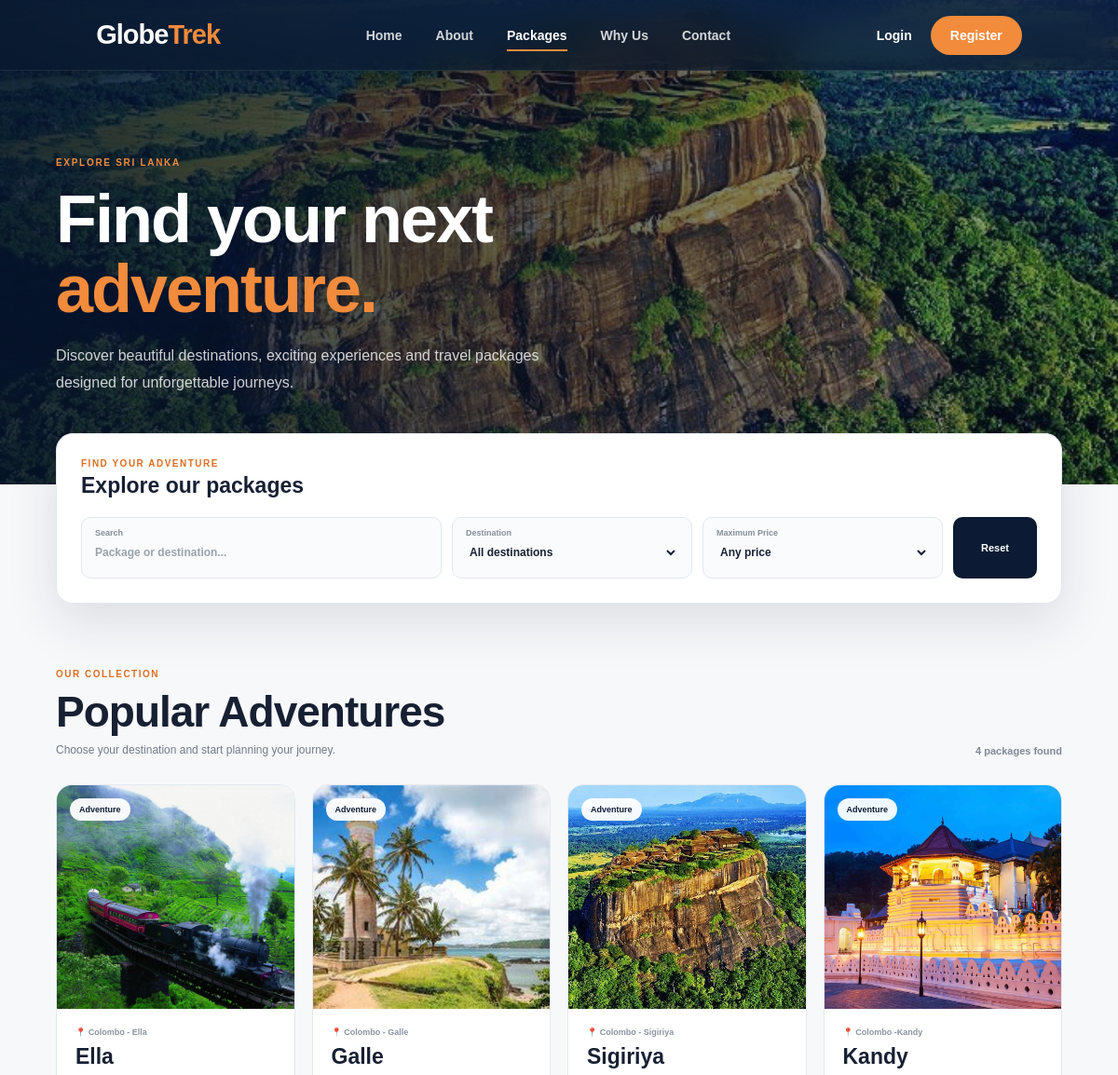
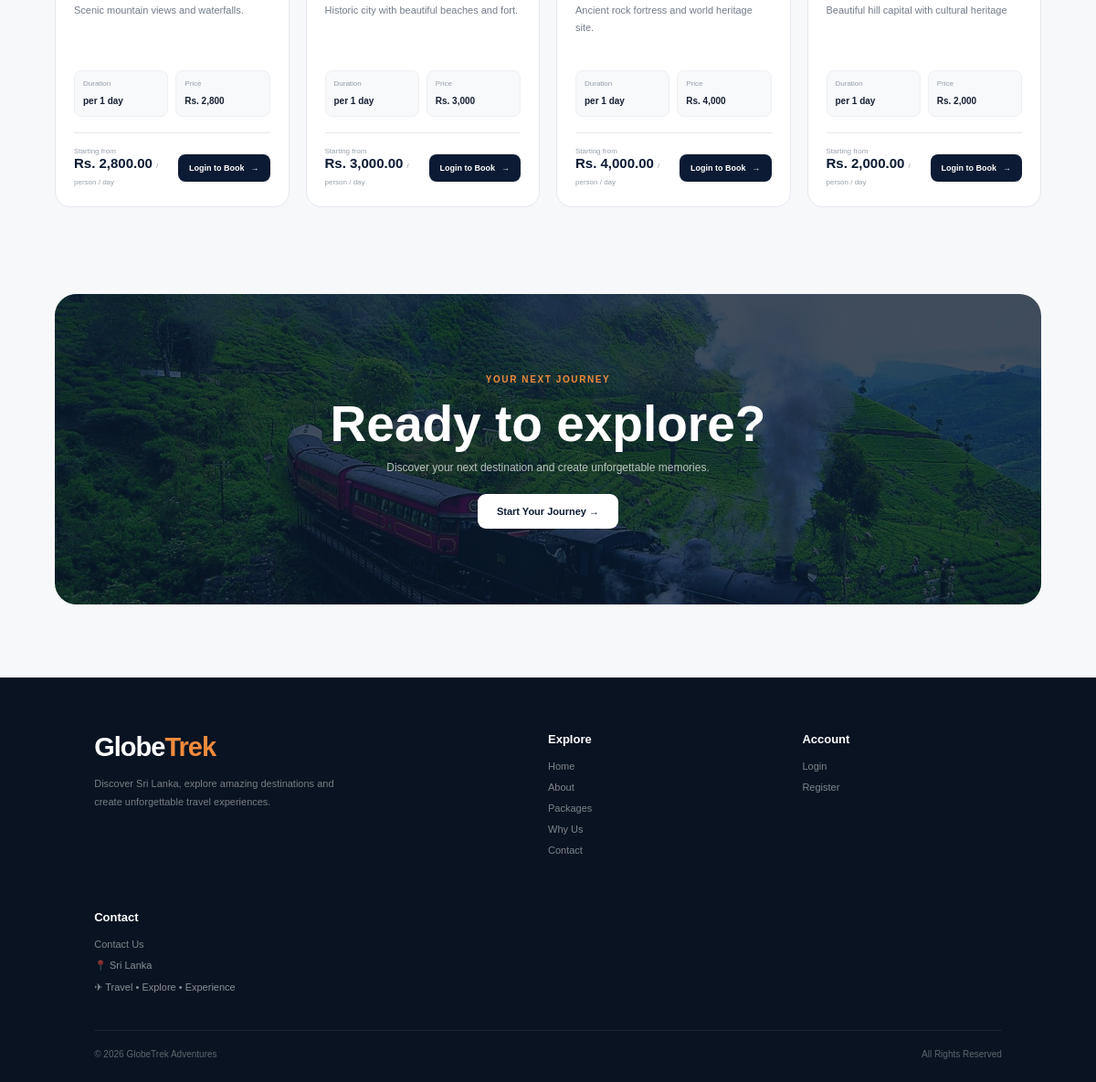
Screenshot of /customer/packages.php with the database file from the repository (2 pictures, top to bottom).
### tables this page shows
CREATE TABLE `packages` (
  `id` int(11) NOT NULL,
  `title` varchar(100) NOT NULL,
  `description` text NOT NULL,
  `price` decimal(10,2) NOT NULL,
  `image` varchar(255) NOT NULL,
  `destination` varchar(100) NOT NULL,
  `duration` varchar(50) NOT NULL
);

### customer/packages.php (the view, shortened to what this page needs)
<?php
include "../includes/db.php";
$isLoggedIn =
    isset($_SESSION["user_id"]);
$isCustomer =
    $isLoggedIn
    &&
    isset($_SESSION["role"])
    &&
    $_SESSION["role"] === "customer";
$searchFromHome =
    isset($_GET["destination"])
    ? trim($_GET["destination"])
    : "";
$sql = "
    SELECT
        id,
        title,
        description,
        price,
        image,
        destination,
        duration
    FROM packages
    ORDER BY id DESC
";
$packages =
    mysqli_query(
        $conn,
        $sql
    );
mysqli_data_seek(
    $packages,
    0
);
?>
<!DOCTYPE html>
<html lang="en">
<head>
    <link
        rel="stylesheet"
        href="../css/site.css?v=20"
    >
    <link
        rel="stylesheet"
        href="../css/packages.css?v=20"
    >
</head>
<body>
<?php
include "../includes/navbar.php";
?>
<section class="packages-hero">
    <div class="packages-hero-overlay"></div>
    <div class="hero-content">
        <span class="hero-badge">
            EXPLORE SRI LANKA
        </span>
        <h1>
            Find your next
            <span>
                adventure.
            </span>
        </h1>
        <p>
            Discover beautiful destinations,
            exciting experiences and travel
            packages designed for unforgettable
            journeys.
        </p>
    </div>
</section>
<section class="search-section">
    <div class="search-box">
        <div class="search-heading">
            <span>
                FIND YOUR ADVENTURE
            </span>
            <h2>
                Explore our packages
            </h2>
        </div>
        <div class="filter-grid">
            <div class="filter-field">
                <label
                    for="searchInput">
                    Search
                </label>
                <input
                    type="text"
                    id="searchInput"
                    placeholder="Package or destination..."
                    value="<?php
                        echo htmlspecialchars(
                            $searchFromHome
                        );
                    ?>"
                >
            </div>
            <div class="filter-field">
                <label
                    for="destinationFilter">
                    Destination
                </label>
                <select
                    id="destinationFilter">
                    <option
                        value="all">
                        All destinations
                    </option>
                </select>
            </div>
            <div class="filter-field">
                <label
                    for="priceFilter">
                    Maximum Price
                </label>
                <select
                    id="priceFilter">
                    <option
                        value="all">
                        Any price
                    </option>
                </select>
            </div>
            <button
                type="button"
                id="resetButton"
                class="reset-button">
                Reset
            </button>
        </div>
    </div>
</section>
<main class="packages-section">
    <div class="section-top">
        <div>
            <span class="section-label">
                OUR COLLECTION
            </span>
            <h2>
                Popular Adventures
            </h2>
            <p>
                Choose your destination
                and start planning your journey.
            </p>
        </div>
        <div
            id="packageCount"
            class="package-count">
        </div>
    </div>
    <div
        class="package-grid"
        id="packageGrid">
        <?php
        while (
            $package =
            mysqli_fetch_assoc(
                $packages
            )
        ) {
            $id =
                (int) $package["id"];
            $title =
                htmlspecialchars(
                    $package["title"]
                );
            $description =
                htmlspecialchars(
                    $package["description"]
                );
            $price =
                (float) $package["price"];
            $image =
                htmlspecialchars(
                    $package["image"]
                );
            $destination =
                htmlspecialchars(
                    $package["destination"]
                );
            $duration =
                htmlspecialchars(
                    $package["duration"]
                );
            $searchTitle =
                strtolower(
                    $package["title"]
                );
            $searchDescription =
                strtolower(
                    $package["description"]
                );
            $searchDestination =
                strtolower(
                    $package["destination"]
                );
        ?>
            <article
                class="package-card"
                data-title="<?php
                    echo htmlspecialchars(
                        $searchTitle
                    );
                ?>"
                data-description="<?php
                    echo htmlspecialchars(
                        $searchDescription
                    );
                ?>"
                data-destination="<?php
                    echo htmlspecialchars(
                        $searchDestination
                    );
                ?>"
                data-price="<?php
                    echo $price;
                ?>"
            >
                <div class="package-image">
                    <img
                        src="../images/<?php
                            echo $image;
                        ?>"
                        alt="<?php
                            echo $title;
                        ?>"
                        loading="lazy"
                    >
                    <span class="package-badge">
                        Adventure
                    </span>
                </div>
                <div class="package-content">
                    <div class="package-location">
                        📍
                        <?php
                        echo $destination;
                        ?>
                    </div>
                    <h3>
                        <?php
                        echo $title;
                        ?>
                    </h3>
                    <p class="package-description">
                        <?php
                        echo $description;
                        ?>
                    </p>
                    <div class="package-info">
                        <div>
                            <small>
                                Duration
                            </small>
                            <strong>
                                <?php
                                echo $duration;
                                ?>
                            </strong>
                        </div>
                        <div>
                            <small>
                                Price
                            </small>
                            <strong>
                                Rs.
                                <?php
                                echo number_format(
                                    $price,
                                    0
                                );
                                ?>
                            </strong>
                        </div>
                    </div>
                    <div class="package-footer">
                        <div class="package-price">
                            <small>
                                Starting from
                            </small>
                            <strong>
                                Rs.
                                <?php
                                echo number_format(
                                    $price,
                                    2
                                );
                                ?>
                            </strong>
                            <span>
                                / person / day
                            </span>
                        </div>
                        <?php if ($isCustomer) { ?>
                            <!--
                                Logged-in customer
                                Can directly book.
                            -->
                            <a
                                href="booking.php?id=<?php
                                    echo $id;
                                ?>"
                                class="book-button"
                            >
                                Book Now
                                <span>
                                    →
                                </span>
                            </a>
                        <?php } else { ?>
                            <a
                                href="../login.php"
                                class="book-button"
                            >
                                Login to Book
                                <span>
                                    →
                                </span>
                            </a>
                        <?php } ?>
                    </div>
                </div>
            </article>
        <?php
        }
        ?>
    </div>
</main>
<section class="packages-cta">
    <div class="cta-overlay"></div>
    <div class="cta-content">
        <span>
            YOUR NEXT JOURNEY
        </span>
        <h2>
            Ready to explore?
        </h2>
        <p>
            Discover your next destination
            and create unforgettable memories.
        </p>
        <?php if ($isCustomer) { ?>
            <a
                href="packages.php"
                class="cta-button"
            >
                Explore Packages →
            </a>
        <?php } else { ?>
            <a
                href="../register.php"
                class="cta-button"
            >
                Start Your Journey →
            </a>
        <?php } ?>
    </div>
</section>
<?php
include "../includes/footer.php";
?>
</body>
</html>

### css/site.css (style rules this page uses)
* { margin: 0; padding: 0; box-sizing: border-box; }
html { scroll-behavior: smooth; }
body { margin: 0; font-family: Arial, Helvetica, sans-serif; background: #f5f7fb; color: #122033; }
a { text-decoration: none; }
:root { --deep-blue: #061426; --navy: #0a1f38; --navy-light: #102b4a; --blue: #163a61; --accent: #f39a3d; --accent-dark: #d9781e; --white: #ffffff; --text: #142033; --muted: #738096; --border: #e2e8f0; }

### rows the page displays
packages: image (picture), destination "Colombo - Ella", title "Ella", description "Scenic mountain views and waterfalls.", duration "per 1 day", price "2,800", price "2,800.00"
packages: image (picture), destination "Colombo - Galle", title "Galle", description "Historic city with beautiful beaches and fort.", duration "per 1 day", price "3,000", price "3,000.00"
packages: image (picture), destination "Colombo - Sigiriya", title "Sigiriya", description "Ancient rock fortress and world heritage site.", duration "per 1 day", price "4,000", price "4,000.00"
packages: image (picture), destination "Colombo -Kandy", title "Kandy", description "Beautiful hill capital with cultural heritage", duration "per 1 day", price "2,000", price "2,000.00"
